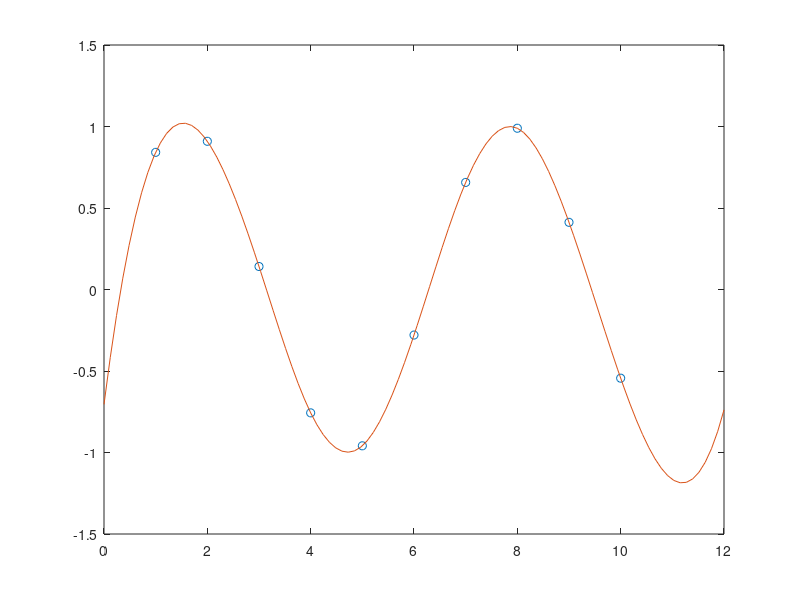
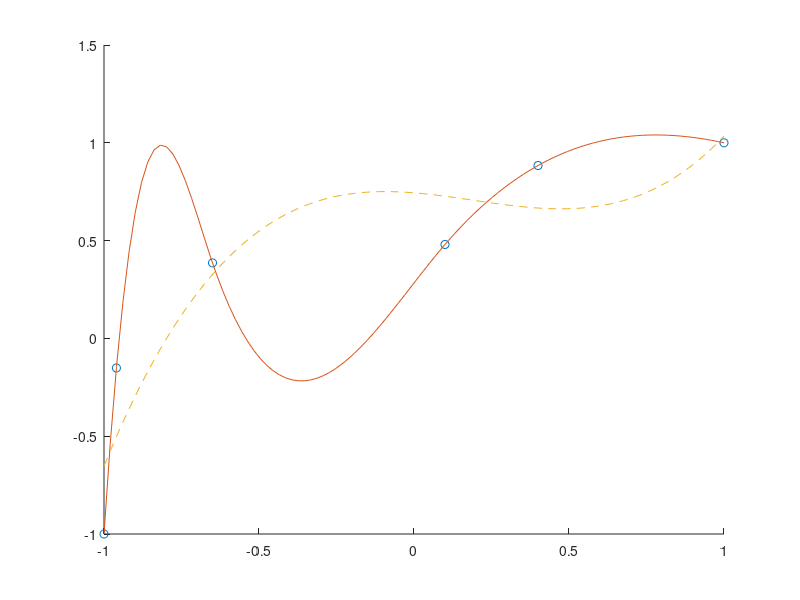

MATLAB code for these plots, in order: (Note: this script raises an error after producing the figures.)
%% Testing the function spline
x = 1:10;
y = sin(x);
xQ = linspace(0,12,100);
yQ = spline(x,y,xQ);
plot(x,y,'o',xQ,yQ)
%% 2
% 2(a)
% Using the function spline to do the interpolating
x2 = [-1;-0.96;-0.65;0.1;0.4;1];
y2 = [-1;-0.1512;0.386;0.4802;0.8838;1];
x2Q = linspace(-1,1,100);
y2Q = spline(x2,y2,x2Q);
% using the polyfit function fit the data
p = polyfit(x2,y2,3);
val = polyval(p,x2Q);
% Plotting
figure
hold on
% plot the result for splinez
plot(x2,y2,'o',x2Q,y2Q);
% plot the result for polyfit
plot(x2Q,val,'--');
% 2(b)
v = polyinterp(x2,y2,x2Q);
plot(x2Q,v)
hold off
% 2(c)
% 2(d)
% Using the spline
pred1 = spline(x2,y2,-0.3);
% Using the polyfit
pred2 = polyval(p,-0.3); % this one is better
% Using the polyinterp
pred3 = polyinterp(x2,y2,-0.3);
%% 3
%% 3(a)
x1 = linspace(0,2*pi,3);
x2 = linspace(0,2*pi,5);
x3 = linspace(0,2*pi,9);
y1 = cos(2*x1);
y2 = cos(2*x2);
y3 = cos(2*x3);
xQ = linspace(0,2*pi,100);
yQ1 = spline(x1,y1,xQ);
yQ2 = spline(x2,y2,xQ);
yQ3 = spline(x3,y3,xQ);
figure
hold on
plot(x1,y1,'o',xQ,yQ1);
plot(x2,y2,'o',xQ,yQ2);
plot(x3,y3,'o',xQ,yQ3);
hold off

yQ21 = polyinterp(x1,y1,xQ);
yQ22 = polyinterp(x2,y2,xQ);
yQ23 = polyinterp(x3,y3,xQ);

figure
hold on
plot(x1,y1,'o',xQ,yQ21);
plot(x2,y2,'o',xQ,yQ22);
plot(x3,y3,'o',xQ,yQ23);
hold off
%% 3(b)
x1 = linspace(-2,2,3);
x2 = linspace(-2,2,5);
x3 = linspace(-2,2,9);
y1 = 1./(exp(x1)+x1.^2);
y2 = 1./(exp(x2)+x2.^2);
y3 = 1./(exp(x3)+x3.^2);
xQ = linspace(-2,2,100);
yQ1 = spline(x1,y1,xQ);
yQ2 = spline(x2,y2,xQ);
yQ3 = spline(x3,y3,xQ);
figure
hold on
plot(x1,y1,'o',xQ,yQ1);
plot(x2,y2,'o',xQ,yQ2);
plot(x3,y3,'o',xQ,yQ3);
hold off

%% 4
% 4(a)
x = [0;3;5;8;13];
yd = [0;225;383;623;993];
ys = [75;77;80;74;72];
predd = polyinterp(x,yd,10);
preds = polyinterp(x,ys,10);

% 4(b)
xQ = linspace(0,13,1000);
maxpreds13 = max(polyinterp(x,ys,xQ));
xQ2 = linspace(0,15,1000);
maxpreds15 = max(polyinterp(x,ys,xQ2));